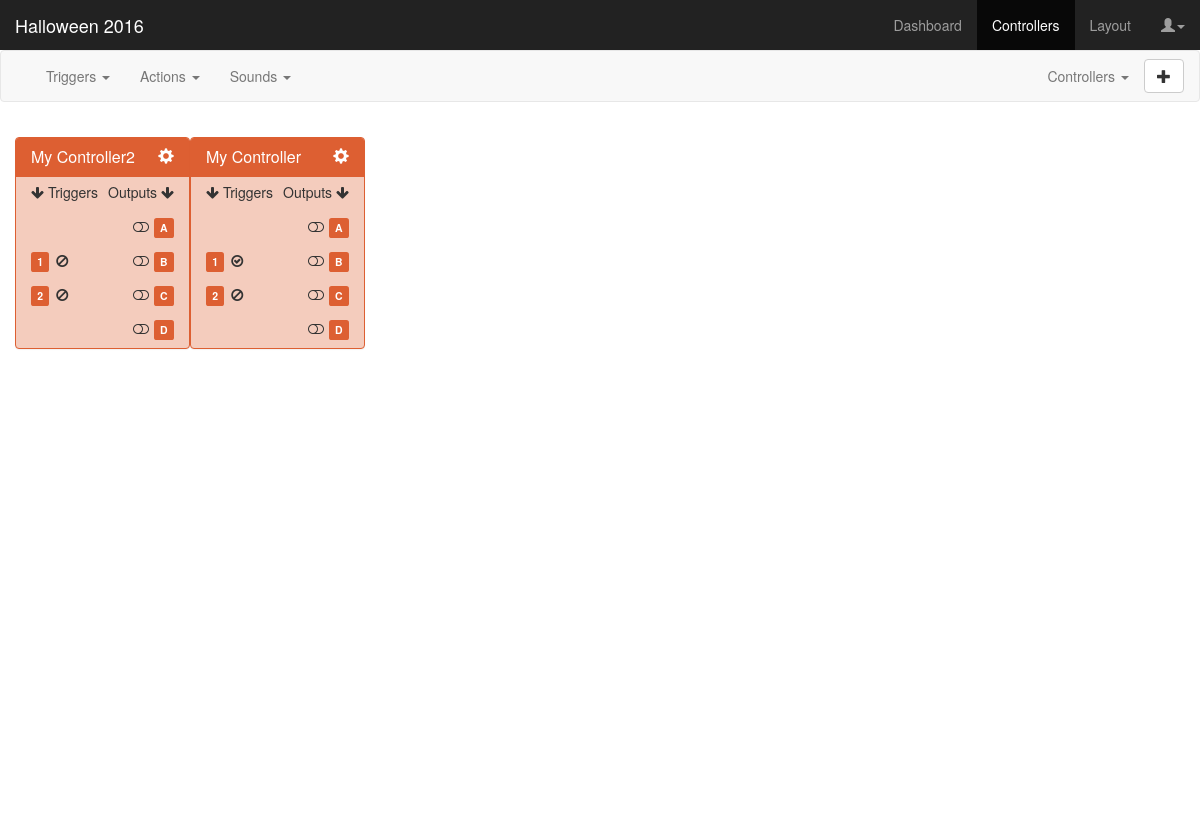
The app's page /controllers, older data.
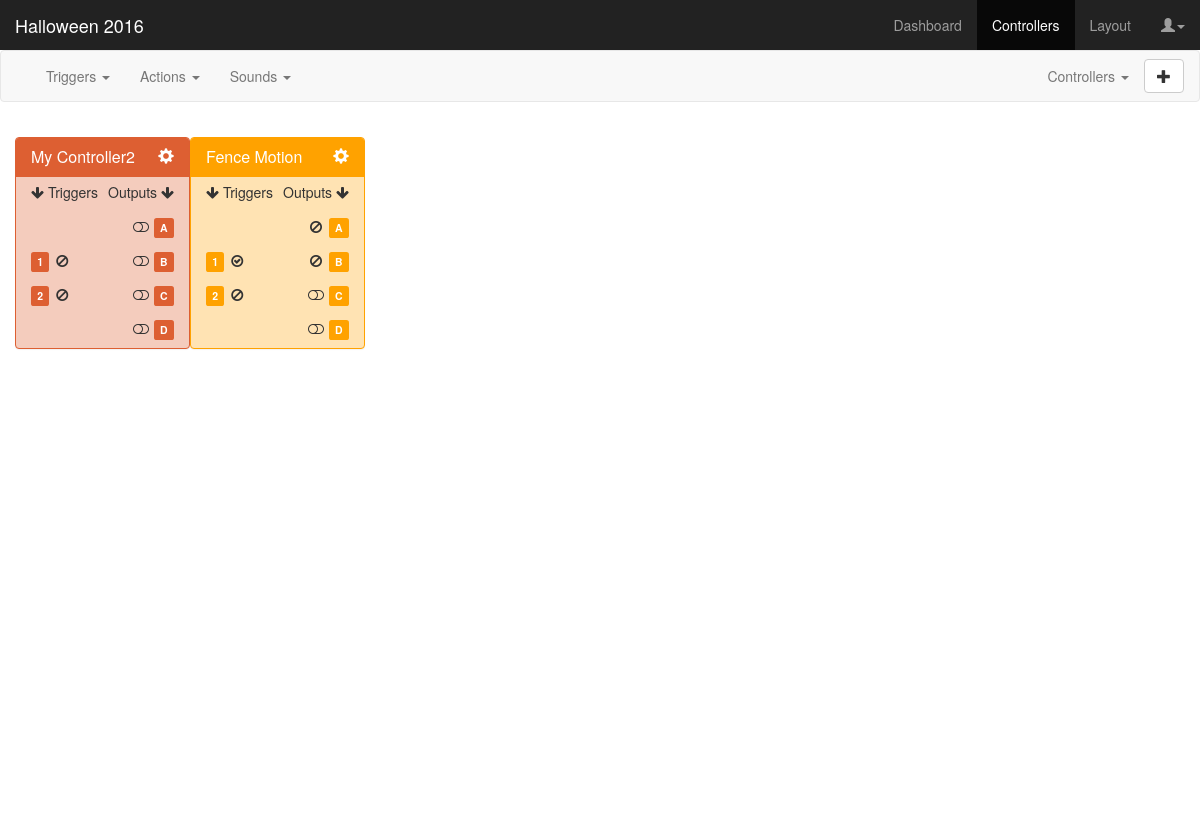
The same page, newer data.
### app/models.py (models this page shows, shortened)
class Controller(db.Model):
	id = db.Column(db.Integer, primary_key=True)
	project_id = db.Column(db.Integer, db.ForeignKey('project.id'))
	color_id = db.Column(db.Integer, db.ForeignKey('color.id'))
	sounds= db.relationship('Sound', backref='sound', lazy='dynamic')
	trigger1 = db.relationship('Trigger', backref='trigger1', lazy='dynamic')
	trigger2 = db.relationship('Trigger', backref='trigger2', lazy='dynamic')
	name = db.Column(db.String(24), index=True, unique=True)
	input1 = db.Column(db.String(10), default='ACTIVE')
	input2 = db.Column(db.String(10), default='ACTIVE')
	outputa = db.Column(db.String(10), default='OFF')
	outputb = db.Column(db.String(10), default='OFF')
	outputc = db.Column(db.String(10), default='OFF')
	outputd = db.Column(db.String(10), default='OFF')
	@property
	def serialize(self):
		return {
			'controllerid': self.id,
			'controllername': self.name,
			'controllercolor': self.color_id,
			'input1': self.input1,
			'input2': self.input2,
			'outputa': self.outputa,
			'outputb': self.outputb,
			'outputc': self.outputc,
			'outputd': self.outputd
		}

### app/views.py (the view)
@app.route('/controllers')
def controllers():
	project = projectname
	return render_template('controllers.html', title='Controllers', projectname=project, triggers=triggertypes, actions=actions, sounds=sounds, controllers=[c.serialize for c in Controller.query.all()], colors=colors)

### app/templates/controllers.html (shortened to what this page needs)
{% extends "base.html" %}
{% block content %}
<link href="static/css/controllers.css" rel="stylesheet">
<nav class="navbar navbar-default">
  <div class="container-fluid">
    <div class="collapse navbar-collapse" id="navbar-collapse-1">
      <ul class="nav navbar-nav">
        <li class="dropdown">
          <a href="#" class="dropdown-toggle" data-toggle="dropdown" role="button" aria-haspopup="true" aria-expanded="false">Triggers <span class="caret"></span></a>
        </li>
        <li class="dropdown">
          <a href="#" class="dropdown-toggle" data-toggle="dropdown" role="button" aria-haspopup="true" aria-expanded="false">Actions <span class="caret"></span></a>
        </li>
        <li class="dropdown">
          <a href="#" class="dropdown-toggle" data-toggle="dropdown" role="button" aria-haspopup="true" aria-expanded="false">Sounds <span class="caret"></span></a>
        </li>
      </ul>
      <ul class="nav navbar-nav navbar-right">
      <li class="dropdown">
      <a href="#" class="dropdown-toggle" data-toggle="dropdown">Controllers <span class="caret"></span></a>
        <li>
        	<button type="button" class="btn btn-default navbar-btn" onclick="checkController()">
        	  <span class="glyphicon glyphicon-plus"></span></span>
        	</button>
        </li>
        </ul>
      </div>
  </div>
</nav>
<div class="container-fluid dashboard">
  {% for c in controllers %}
  <div class="panel draggable-controller cc-{{ c.controllercolor }}" id="controller-{{ c.controllerid }}">
    <div class="panel-heading cc-{{ c.controllercolor }}-heading">
      <h3 class="panel-title">
        <span class="controller-name">{{ c.controllername }}</span>
        <div class="pull-right" data-toggle="modal" data-target="#editControllerModal" data-cid="controller-{{ c.controllerid }}" data-ccolor="cc-{{ c.controllercolor }}" data-cname="{{ c.controllername }}">
          <span class="glyphicon glyphicon-cog"></span>
        </div>
      </h3>
    </div>
    <ul class="list-group">
      <li class="list-group-item borderless">
        <div class="pull-left"><i class="fa fa-arrow-down"></i> Triggers</div>
        <div class="pull-right">Outputs <i class="fa fa-arrow-down"></i></div>
      </li>
      <li class="list-group-item borderless">
        <div class="pull-right">
          <span id="toggle-outputa-{{ c.controllerid }}" data-toggle="tooltip" data-placement="top" title="{% if c.outputa == 'DISABLED' %}DISABLED{% else %}Default {{ c.outputa }}{% endif %}<br>(Click to toggle)" data-html="true" data-container="body"><i class="fa fa-{% if c.outputa == 'DISABLED' %}ban{% else %}toggle-{{ c.outputa|lower }}{% endif %} fa-fw" data-setting="{{ c.outputa }}"></i></span>&nbsp;<span class="label output cc-{{ c.controllercolor }}"><span>A</span></span>
        </div>
      </li>
      <li class="list-group-item borderless">
        <div class="pull-left">
          <span class="label input cc-{{ c.controllercolor }}{% if c.input1trigger == '' %} unassigned{% endif %}" data-toggle="tooltip" data-placement="left" title="{% if c.input1trigger %}Assigned to trigger {{ c.input1trigger }}.<br>{% endif %}(Click to assign)" data-container="body" data-html="true">1</span>&nbsp;<span id="toggle-input1-{{ c.controllerid }}" data-toggle="tooltip" data-placement="top" title="{{ c.input1 }}<br>(Click to toggle)" data-html="true" data-container="body"><i class="fa fa-{% if c.input1 == 'DISABLED' %}ban{% else %}check-circle-o{% endif %} fa-fw input1" data-setting="{{ c.input1 }}"></i></span>
        </div>
        <div class="pull-right">
          <span id="toggle-outputb-{{ c.controllerid }}" data-toggle="tooltip" data-placement="top" title="{% if c.outputb == 'DISABLED' %}DISABLED{% else %}Default {{ c.outputb }}{% endif %}<br>(Click to toggle)" data-html="true" data-container="body"><i class="fa fa-{% if c.outputb == 'DISABLED' %}ban{% else %}toggle-{{ c.outputb|lower }}{% endif %} fa-fw" data-setting="{{ c.outputb }}"></i></span>&nbsp;<span class="label output cc-{{ c.controllercolor }}"><span>B</span></span>
        </div>
      </li>
      <li class="list-group-item borderless">
        <div class="pull-left">
          <span class="label input cc-{{ c.controllercolor }}{% if c.input2trigger == '' %} unassigned{% endif %}" data-toggle="tooltip" data-placement="left" title="{% if c.input2trigger %}Assigned to trigger {{ c.input2trigger }}.<br>{% endif %}(Click to assign)" data-container="body" data-html="true">2</span>&nbsp;<span id="toggle-input2-{{ c.controllerid }}" data-toggle="tooltip" data-placement="top" title="{{ c.input2 }}<br>(Click to toggle)" data-html="true" data-container="body"><i class="fa fa-{% if c.input2 == 'DISABLED' %}ban{% else %}check-circle-o{% endif %} fa-fw input2" data-setting="{{ c.input2 }}"></i></span>
        </div>
        <div class="pull-right">
          <span id="toggle-outputc-{{ c.controllerid }}" data-toggle="tooltip" data-placement="top" title="{% if c.outputc == 'DISABLED' %}DISABLED{% else %}Default {{ c.outputc }}{% endif %}<br>(Click to toggle)" data-html="true" data-container="body"><i class="fa fa-{% if c.outputc == 'DISABLED' %}ban{% else %}toggle-{{ c.outputc|lower }}{% endif %} fa-fw" data-setting="{{ c.outputc }}"></i></span>&nbsp;<span class="label output cc-{{ c.controllercolor }}"><span>C</span></span>
        </div>
      </li>
      <li class="list-group-item borderless">
        <div class="pull-right">
          <span id="toggle-outputd-{{ c.controllerid }}" data-toggle="tooltip" data-placement="top" title="{% if c.outputd == 'DISABLED' %}DISABLED{% else %}Default {{ c.outputd }}{% endif %}<br>(Click to toggle)" data-html="true" data-container="body"><i class="fa fa-{% if c.outputd == 'DISABLED' %}ban{% else %}toggle-{{ c.outputd|lower }}{% endif %} fa-fw" data-setting="{{ c.outputd }}"></i></span>&nbsp;<span class="label output cc-{{ c.controllercolor }}"><span>D</span></span>
        </div>
      </li>
    </ul>
  </div>
  {% endfor %}
</div>
{% endblock %}

### app/templates/base.html (shortened to what this page needs)
<!DOCTYPE html>
<html lang="en">
  <head>
    <link href="static/css/bootstrap.min.css" rel="stylesheet">
    <link href="static/font-awesome-4.6.3/css/font-awesome.min.css" rel="stylesheet">
    <link href="static/css/animate.min.css" rel="stylesheet">
  </head>
  <body>
    <nav class="navbar navbar-inverse navbar-fixed-top">
      <div class="container-fluid">
        <div class="navbar-header">
          <a class="navbar-brand" href="#">{{ projectname }}</a>
        </div>
        <div id="navbar" class="navbar-collapse collapse">
          <ul class="nav navbar-nav navbar-right">
            <li id="dashboard"><a href="dashboard">Dashboard</a></li>
            <li id="controllers"><a href="controllers">Controllers</a></li>
            <li id="layout"><a href="#">Layout</a></li>
            <li>
              <a href="#" class="dropdown-toggle" data-toggle="dropdown"><span class="glyphicon glyphicon-user"></span><span class="caret"></span></a>
            </li>
          </ul>
        </div>
      </div>
    </nav>
    {% block content %}{% endblock %}
  </body>
</html>

### app/static/css/controllers.css (style rules this page uses)
body { padding-top: 50px; }
.navbar-fixed-top { border: 0; }
:root { --cc1-head: #4298B5; --cc1-bg: #c7e2eb; --cc2-head: #273a3f; --cc2-bg: #c0d3d8; --cc3-head: #92B06A; --cc3-bg: #dae5cd; --cc4-head: #9900ff; --cc4-bg: #e0b3ff; --cc5-head: #DD5F32; --cc5-bg: #f4ccbd; --cc6-head: #FFA200; --cc6-bg: #ffe3b3; --cc7-head: #00A03E; --cc7-bg: #c6ecd4; --cc8-head: #24A8AC; --cc8-bg: #bff0f2; --cc9-head: #cccc00; --cc9-bg: #ffffcc; --cc10-head: #fa8072; --cc10-bg: #fdd3ce; }
.dashboard { height: calc(100vh - 100px); padding: 15px; }
.draggable-controller { width: 12.5em; float: left; }
.cc-5 { border-color: var(--cc5-head); background-color: var(--cc5-bg); }
.cc-5 > .cc-5-heading { color: #fff; background-color: var(--cc5-head); border-color: var(--cc5-head); }
.cc-5 > ul > li > div > span.label { background-color: var(--cc5-head); }
.cc-6 { border-color: var(--cc6-head); background-color: var(--cc6-bg); }
.cc-6 > .cc-6-heading { color: #fff; background-color: var(--cc6-head); border-color: var(--cc6-head); }
.cc-6 > ul > li > div > span.label { background-color: var(--cc6-head); }
li.borderless { border-top: 0 none; border-bottom: 0 none; padding: 5px 15px; background-color: transparent; height: 35px; }

Row changes from the older to the newer data that the page shows:
changed Controller: controllername "My Controller" → "Fence Motion"; outputa "OFF" → "DISABLED" (drawn); outputb "OFF" → "DISABLED" (drawn)
